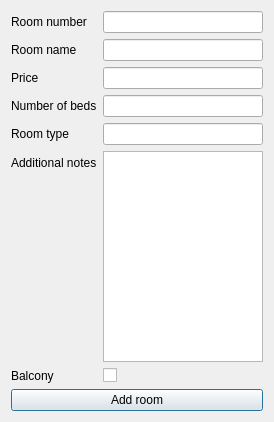
<?xml version="1.0" encoding="UTF-8"?>
<ui version="4.0">
 <class>addNewRoomDialog</class>
 <widget class="QDialog" name="addNewRoomDialog">
  <property name="geometry">
   <rect>
    <x>0</x>
    <y>0</y>
    <width>274</width>
    <height>422</height>
   </rect>
  </property>
  <property name="windowTitle">
   <string>Dialog</string>
  </property>
  <layout class="QVBoxLayout" name="verticalLayout_2">
   <item>
    <layout class="QVBoxLayout" name="verticalLayout">
     <item>
      <layout class="QFormLayout" name="formLayout">
       <item row="0" column="0">
        <widget class="QLabel" name="roomNumberLabel">
         <property name="text">
          <string>Room number</string>
         </property>
        </widget>
       </item>
       <item row="0" column="1">
        <widget class="QLineEdit" name="roomNumberLineEdit"/>
       </item>
       <item row="1" column="0">
        <widget class="QLabel" name="roomNameLabel">
         <property name="text">
          <string>Room name</string>
         </property>
        </widget>
       </item>
       <item row="1" column="1">
        <widget class="QLineEdit" name="roomNameLineEdit"/>
       </item>
       <item row="2" column="0">
        <widget class="QLabel" name="priceLabel">
         <property name="text">
          <string>Price</string>
         </property>
        </widget>
       </item>
       <item row="2" column="1">
        <widget class="QLineEdit" name="priceLineEdit"/>
       </item>
       <item row="3" column="0">
        <widget class="QLabel" name="numberOfBedsLabel">
         <property name="text">
          <string>Number of beds</string>
         </property>
        </widget>
       </item>
       <item row="3" column="1">
        <widget class="QLineEdit" name="numberOfBedsLineEdit"/>
       </item>
       <item row="4" column="0">
        <widget class="QLabel" name="roomTypeLabel">
         <property name="text">
          <string>Room type</string>
         </property>
        </widget>
       </item>
       <item row="4" column="1">
        <widget class="QLineEdit" name="roomTypeLineEdit"/>
       </item>
       <item row="5" column="0">
        <widget class="QLabel" name="additionalNotesLabel">
         <property name="text">
          <string>Additional notes</string>
         </property>
        </widget>
       </item>
       <item row="6" column="0">
        <widget class="QLabel" name="balconyLabel">
         <property name="text">
          <string>Balcony</string>
         </property>
        </widget>
       </item>
       <item row="6" column="1">
        <widget class="QCheckBox" name="balconyCheckBox"/>
       </item>
       <item row="5" column="1">
        <widget class="QTextEdit" name="additionalNotes_textEdit"/>
       </item>
      </layout>
     </item>
     <item>
      <widget class="QPushButton" name="pushButton">
       <property name="text">
        <string>Add room</string>
       </property>
      </widget>
     </item>
    </layout>
   </item>
  </layout>
 </widget>
 <resources/>
 <connections/>
</ui>
